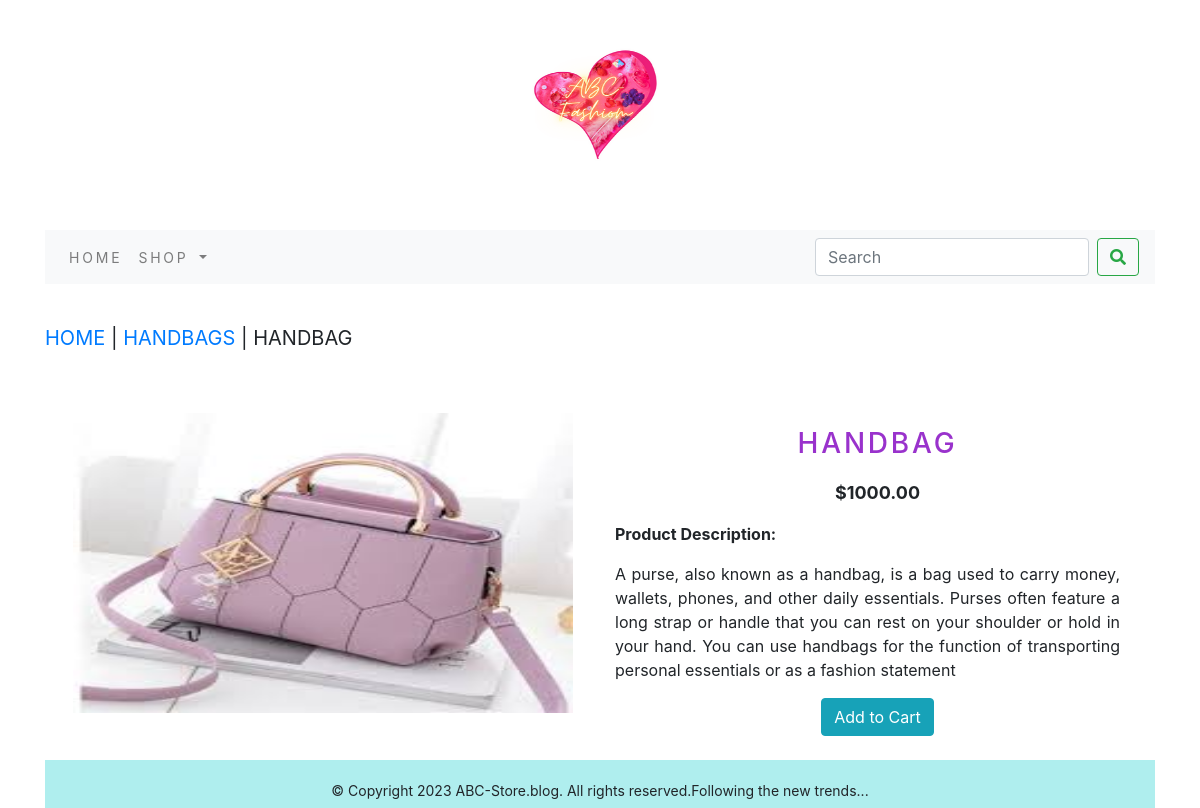
The app's page /shop/handbags/handbag/ with its own data.
### shopapp/models.py (models this page shows, shortened)
class Product(models.Model):
    name = models.CharField(max_length=200, unique=True)
    slug = models.SlugField(max_length=250, unique=True)
    description = models.TextField(blank=True)
    image = models.ImageField(upload_to='category', blank=True)
    price=models.DecimalField(max_digits=10,decimal_places=2)
    category=models.ForeignKey(Category,on_delete=models.CASCADE)
    stock=models.IntegerField()
    available=models.BooleanField(default=True)
    created=models.DateTimeField(auto_now_add=True)
    updated=models.DateTimeField(auto_now=True)
    class Meta:
        ordering = ('name',)
        verbose_name = 'product'
        verbose_name_plural = 'products'

class Category(models.Model):
    name=models.CharField(max_length=200,unique=True)
    slug=models.SlugField(max_length=250,unique=True)
    description=models.TextField(blank=True)
    image=models.ImageField(upload_to='category',blank=True)
    class Meta:
        ordering=('name',)
        verbose_name='category'
        verbose_name_plural ='categories'
    def get_url(self):
        return reverse('shopapp:product-by-category',args=[self.slug])
    def __str__(self):
        return '{}'.format(self.name)

### shopapp/views.py (the view)
# urls.py: path('<slug:c_slug>/<slug:product_slug>/',views.productDetails,name='productdetail')
def productDetails(request,c_slug,product_slug):
    try:
        product=Product.objects.get(category__slug=c_slug,slug=product_slug)
    except Exception as e:
            raise e
    return render(request,'product.html',{'product':product})

### cart/context_processors.py (called while the page is built)
def counter(request):
    item_count=0
    if 'admin' in request.path:
        return{}
    else:
        try:
            cart=Cart.objects.filter(cart_id=cart_Id(request))
            cart_items=CartItem.objects.all().filter(cart=cart[:1])
            for cart_item in cart_items:
                item_count += cart_item.quantity
        except Cart.DoesNotExist:
            item_count=0
    return dict(item_count=item_count)

### cart/views.py (called while the page is built)
def cart_Id(request):
    cart=request.session.session_key
    if not cart:
        cart=request.session.create()
    return cart

### shopapp/context_processors.py (called while the page is built)
def menu_links(request):
    links=Category.objects.all()
    return dict(links= links)

### templates/product.html (shortened to what this page needs)
{% extends 'base.html' %}
{% load static %}
{% block content %}
<div class="my_prod_row_class">
    <div class="mx_auto">
        <p><a href="{% url 'shopapp:allproducts' %}">Home</a> | <a href="{{product.category.get_url}}">{{product.category}}</a> | {{product.name}} </p>
    </div>
</div>
<div class="container">
    <br>
    <div class="row">
        <div class="col-12 col-sm-12 col-md-12 col-lg-6 text-center ">
            <div style="min-width:18rem">
            <img  class="my_prod_image" src="{{product.image.url}}" alt="{{product.name}}">
            </div>
        </div>
    <div class="col-12 col-sm-12 col-md-6 col-lg-6 text-center ">
            <h1 class=" text-center my_prod_title">{{product.name}}</h1>
            <div>
                <p class="prod_price">${{product.price}}</p>
            </div>
            <div>
                <p style="text-align:left;font-weight:bold;"> Product Description:</p>
                <p class="text-justify my_prod_text">{{product.description}}</p>
            </div>
            {% if product.stock <= 0 %}
            <p class="my_prod_text"><b>Out of Stock</b></p>
            {% else %}
            <a  class="btn btn-info" href="{% url 'cart:add_cart' product.id %}">Add to Cart</a>
            {% endif %}
    </div>
    </div>
</div>
{% endblock %}

### templates/base.html (shortened to what this page needs)
{% load static %}
<!DOCTYPE html>
<html lang="en">
<head>
    <link rel="stylesheet" href="https://cdn.jsdelivr.net/npm/bootstrap@4.0.0/dist/css/bootstrap.min.css">
    <link rel="stylesheet" href="{% static 'css/bootstrap.min.css' %}" >
    <link rel="stylesheet" href="{% static 'css/custom.css' %}">
<link rel="stylesheet" href="https://use.fontawesome.com/releases/v5.2.0/css/all.css">
</head>
<body>
<div class="container" >
<div>
    {% include 'header.html' %}
    {% include 'navbar.html' %}
    <br>
    {% block content %}
    {% endblock %}
<br>
</div>
{% include 'footer.html' %}
</div>
</body>
</html>

### templates/header.html
{% load static %}
<header>
 <center>
   <a href="{% url 'shopapp:allproducts' %}"/> <img  src="{% static 'img/logo.png' %}" alt="logo image" width="240px;" height="230px;">
</center>
</header>

### templates/navbar.html (shortened to what this page needs)
<nav class=" navbar navbar-expand-lg navbar-light bg-light">
  <div class="collapse navbar-collapse" id="navbarSupportedContent">
    <ul class="navbar-nav mr-auto">
      <li class="nav-item">
        <a class="nav-link" href="#">Home</a>
      </li>
      <li class="nav-item dropdown {% if 'shopapp' in request.path %} active {% endif %}" >
        <a class="nav-link dropdown-toggle" href="#" role="button" data-toggle="dropdown" aria-expanded="false">
          Shop
        </a>
      </li>
    </ul>
    <form class="form-inline my-2 my-lg-0"  action="{% url 'searchapp:searchResult' %}" method="get">
      <input class="form-control mr-sm-2" type="search" name="q" placeholder="Search" aria-label="Search">
      <button class="btn btn-outline-success my-2 my-sm-0" type="submit"><i class="fa fa-search" ></i></button>
    </form>
  </div>
</nav>

### templates/footer.html
<div class="footer  navbar-fixed-bottom  my_footer">
 <p class="text-center"> © Copyright 2023 ABC-Store.blog. All rights reserved.Following the new trends...</p>
</div>

### static/css/custom.css (style rules this page uses)
.nav-item { letter-spacing:.2em; font-size:14px; text-transform:uppercase; }
.my_footer { background-color:#AFEEEE; height:48px; }
.my_footer p { padding-top:20px; font-size:14px; }
.my_prod_row_class { padding-top:15px; padding-bottom:20px; }
.my_prod_row_class .mx_auto { colour:#8B008B; font-size:20px; text-decoration:none; text-transform:uppercase; }
.my_prod_title { font-size:28px; text-transform:uppercase; letter-spacing:.1em; padding-top:14px; padding-bottom:10px; color:#9932CC; }
.my_prod_text { padding-right:20px; }
.my_prod_image { width:500px; height:300px; }
.prod_price { font-size:18px; font-weight:bold; }

### records on screen
Product: category "HANDBAGS", name "HANDBAG", image (picture), price "1000.00", description "A purse, also known as a handbag, is a bag used to carry money, wallets, phones, and other daily essentials. Purses often feature a long strap or handle that you can rest on your shoulder or hold in your hand. You can use handbags for the function of transporting personal essentials or as a fashion statement"
